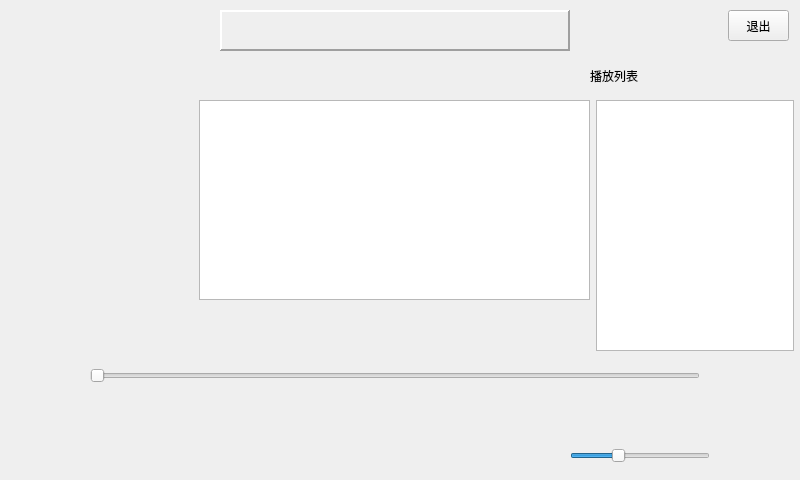
<?xml version="1.0" encoding="UTF-8"?>
<ui version="4.0">
 <class>Music</class>
 <widget class="QWidget" name="Music">
  <property name="geometry">
   <rect>
    <x>0</x>
    <y>0</y>
    <width>800</width>
    <height>480</height>
   </rect>
  </property>
  <property name="windowTitle">
   <string>Music</string>
  </property>
  <property name="autoFillBackground">
   <bool>true</bool>
  </property>
  <property name="styleSheet">
   <string notr="true"/>
  </property>
  <widget class="QPushButton" name="pushButton_mid">
   <property name="geometry">
    <rect>
     <x>362</x>
     <y>420</y>
     <width>71</width>
     <height>61</height>
    </rect>
   </property>
   <property name="text">
    <string/>
   </property>
   <property name="icon">
    <iconset resource="icon.qrc">
     <normaloff>:/icon/pause.png</normaloff>:/icon/pause.png</iconset>
   </property>
   <property name="iconSize">
    <size>
     <width>50</width>
     <height>50</height>
    </size>
   </property>
   <property name="flat">
    <bool>true</bool>
   </property>
  </widget>
  <widget class="QPushButton" name="pushButton_up">
   <property name="geometry">
    <rect>
     <x>260</x>
     <y>420</y>
     <width>71</width>
     <height>61</height>
    </rect>
   </property>
   <property name="text">
    <string/>
   </property>
   <property name="icon">
    <iconset resource="icon.qrc">
     <normaloff>:/icon/up.png</normaloff>:/icon/up.png</iconset>
   </property>
   <property name="iconSize">
    <size>
     <width>50</width>
     <height>50</height>
    </size>
   </property>
   <property name="flat">
    <bool>true</bool>
   </property>
  </widget>
  <widget class="QPushButton" name="pushButton_next">
   <property name="geometry">
    <rect>
     <x>460</x>
     <y>420</y>
     <width>71</width>
     <height>61</height>
    </rect>
   </property>
   <property name="text">
    <string/>
   </property>
   <property name="icon">
    <iconset resource="icon.qrc">
     <normaloff>:/icon/next.png</normaloff>:/icon/next.png</iconset>
   </property>
   <property name="iconSize">
    <size>
     <width>50</width>
     <height>50</height>
    </size>
   </property>
   <property name="flat">
    <bool>true</bool>
   </property>
  </widget>
  <widget class="QPushButton" name="pushButton_list">
   <property name="geometry">
    <rect>
     <x>740</x>
     <y>420</y>
     <width>50</width>
     <height>50</height>
    </rect>
   </property>
   <property name="text">
    <string/>
   </property>
   <property name="icon">
    <iconset resource="icon.qrc">
     <normaloff>:/icon/list.png</normaloff>:/icon/list.png</iconset>
   </property>
   <property name="iconSize">
    <size>
     <width>40</width>
     <height>40</height>
    </size>
   </property>
   <property name="flat">
    <bool>true</bool>
   </property>
  </widget>
  <widget class="QLabel" name="music_name">
   <property name="geometry">
    <rect>
     <x>220</x>
     <y>10</y>
     <width>350</width>
     <height>41</height>
    </rect>
   </property>
   <property name="font">
    <font>
     <pointsize>14</pointsize>
    </font>
   </property>
   <property name="styleSheet">
    <string notr="true">color: rgb(255, 255, 255);</string>
   </property>
   <property name="frameShape">
    <enum>QFrame::Panel</enum>
   </property>
   <property name="frameShadow">
    <enum>QFrame::Raised</enum>
   </property>
   <property name="lineWidth">
    <number>2</number>
   </property>
   <property name="text">
    <string/>
   </property>
   <property name="alignment">
    <set>Qt::AlignCenter</set>
   </property>
  </widget>
  <widget class="QLabel" name="music_play">
   <property name="geometry">
    <rect>
     <x>204</x>
     <y>103</y>
     <width>381</width>
     <height>193</height>
    </rect>
   </property>
   <property name="text">
    <string/>
   </property>
  </widget>
  <widget class="QPushButton" name="pushButton_back">
   <property name="geometry">
    <rect>
     <x>728</x>
     <y>10</y>
     <width>61</width>
     <height>31</height>
    </rect>
   </property>
   <property name="text">
    <string>退出</string>
   </property>
  </widget>
  <widget class="QSlider" name="progress_bar">
   <property name="geometry">
    <rect>
     <x>90</x>
     <y>360</y>
     <width>610</width>
     <height>31</height>
    </rect>
   </property>
   <property name="pageStep">
    <number>0</number>
   </property>
   <property name="orientation">
    <enum>Qt::Horizontal</enum>
   </property>
  </widget>
  <widget class="QLabel" name="label_time_end">
   <property name="geometry">
    <rect>
     <x>710</x>
     <y>367</y>
     <width>81</width>
     <height>17</height>
    </rect>
   </property>
   <property name="text">
    <string/>
   </property>
  </widget>
  <widget class="QLabel" name="label_time_begin">
   <property name="geometry">
    <rect>
     <x>6</x>
     <y>367</y>
     <width>81</width>
     <height>20</height>
    </rect>
   </property>
   <property name="text">
    <string/>
   </property>
   <property name="alignment">
    <set>Qt::AlignRight|Qt::AlignTrailing|Qt::AlignVCenter</set>
   </property>
  </widget>
  <widget class="QSlider" name="volume">
   <property name="geometry">
    <rect>
     <x>570</x>
     <y>440</y>
     <width>140</width>
     <height>31</height>
    </rect>
   </property>
   <property name="minimum">
    <number>1</number>
   </property>
   <property name="maximum">
    <number>150</number>
   </property>
   <property name="value">
    <number>50</number>
   </property>
   <property name="orientation">
    <enum>Qt::Horizontal</enum>
   </property>
  </widget>
  <widget class="QLabel" name="label_artist">
   <property name="geometry">
    <rect>
     <x>310</x>
     <y>50</y>
     <width>171</width>
     <height>41</height>
    </rect>
   </property>
   <property name="text">
    <string/>
   </property>
   <property name="alignment">
    <set>Qt::AlignCenter</set>
   </property>
  </widget>
  <widget class="QListWidget" name="show_music_list">
   <property name="geometry">
    <rect>
     <x>596</x>
     <y>100</y>
     <width>198</width>
     <height>251</height>
    </rect>
   </property>
   <property name="styleSheet">
    <string notr="true">color: rgb(238, 238, 236);</string>
   </property>
  </widget>
  <widget class="QLabel" name="music_list_title">
   <property name="geometry">
    <rect>
     <x>590</x>
     <y>60</y>
     <width>131</width>
     <height>31</height>
    </rect>
   </property>
   <property name="text">
    <string>播放列表</string>
   </property>
  </widget>
  <widget class="QListWidget" name="listWidget_lrc">
   <property name="geometry">
    <rect>
     <x>199</x>
     <y>100</y>
     <width>391</width>
     <height>200</height>
    </rect>
   </property>
   <property name="styleSheet">
    <string notr="true">color: rgb(71, 182, 61);</string>
   </property>
  </widget>
  <widget class="QPushButton" name="pushButton_lrc">
   <property name="geometry">
    <rect>
     <x>20</x>
     <y>420</y>
     <width>50</width>
     <height>50</height>
    </rect>
   </property>
   <property name="text">
    <string/>
   </property>
   <property name="icon">
    <iconset resource="icon.qrc">
     <normaloff>:/icon/lrc.png</normaloff>:/icon/lrc.png</iconset>
   </property>
   <property name="iconSize">
    <size>
     <width>40</width>
     <height>40</height>
    </size>
   </property>
   <property name="flat">
    <bool>true</bool>
   </property>
  </widget>
 </widget>
 <resources>
  <include location="icon.qrc"/>
 </resources>
 <connections/>
</ui>
